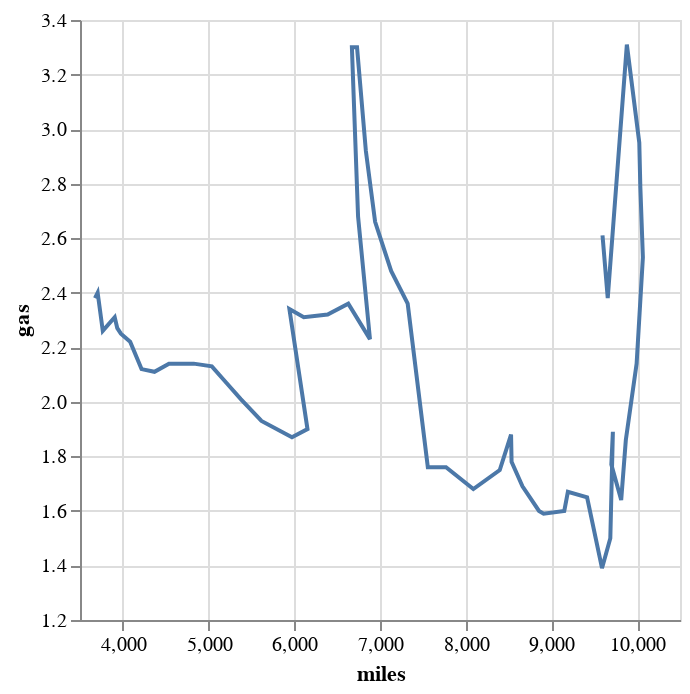

Write notebook code for a chart like this one.
### Code cell
alt.Chart(driving).mark_line().encode(
    alt.X('miles', scale=alt.Scale(zero=False)),
    alt.Y('gas', scale=alt.Scale(zero=False)),
    order='year:T',
)

### Figure 1 — Vega-Lite specification as saved in the notebook (floating-point values rounded to 4 significant figures)
{"config": {"view": {"continuousWidth": 300, "continuousHeight": 300}}, "data": {"name": "data-e24c277102dddc2eceb7d9aaeb087c70"}, "mark": {"type": "line"}, "encoding": {"order": {"field": "year", "type": "temporal"}, "x": {"field": "miles", "scale": {"zero": false}, "type": "quantitative"}, "y": {"field": "gas", "scale": {"zero": false}, "type": "quantitative"}}, "$schema": "https://vega.github.io/schema/vega-lite/v5.8.0.json", "datasets": {"data-e24c277102dddc2eceb7d9aaeb087c70": [{"side": "left", "year": 1956, "miles": 3675, "gas": 2.38}, {"side": "right", "year": 1957, "miles": 3706, "gas": 2.4}, {"side": "bottom", "year": 1958, "miles": 3766, "gas": 2.26}, {"side": "top", "year": 1959, "miles": 3905, "gas": 2.31}, {"side": "right", "year": 1960, "miles": 3935, "gas": 2.27}, {"side": "bottom", "year": 1961, "miles": 3977, "gas": 2.25}, {"side": "right", "year": 1962, "miles": 4085, "gas": 2.22}, {"side": "bottom", "year": 1963, "miles": 4218, "gas": 2.12}, {"side": "bottom", "year": 1964, "miles": 4369, "gas": 2.11}, {"side": "bottom", "year": 1965, "miles": 4538, "gas": 2.14}, {"side": "top", "year": 1966, "miles": 4676, "gas": 2.14}, {"side": "bottom", "year": 1967, "miles": 4827, "gas": 2.14}, {"side": "right", "year": 1968, "miles": 5038, "gas": 2.13}, {"side": "right", "year": 1969, "miles": 5207, "gas": 2.07}, {"side": "right", "year": 1970, "miles": 5376, "gas": 2.01}, {"side": "bottom", "year": 1971, "miles": 5617, "gas": 1.93}, {"side": "bottom", "year": 1972, "miles": 5973, "gas": 1.87}, {"side": "right", "year": 1973, "miles": 6154, "gas": 1.9}, {"side": "left", "year": 1974, "miles": 5943, "gas": 2.34}, {"side": "bottom", "year": 1975, "miles": 6111, "gas": 2.31}, {"side": "bottom", "year": 1976, "miles": 6389, "gas": 2.32}, {"side": "top", "year": 1977, "miles": 6630, "gas": 2.36}, {"side": "bottom", "year": 1978, "miles": 6883, "gas": 2.23}, {"side": "left", "year": 1979, "miles": 6744, "gas": 2.68}, {"side": "left", "year": 1980, "miles": 6672, "gas": 3.3}, {"side": "right", "year": 1981, "miles": 6732, "gas": 3.3}, {"side": "right", "year": 1982, "miles": 6835, "gas": 2.92}, {"side": "right", "year": 1983, "miles": 6943, "gas": 2.66}, {"side": "right", "year": 1984, "miles": 7130, "gas": 2.48}, {"side": "right", "year": 1985, "miles": 7323, "gas": 2.36}, {"side": "left", "year": 1986, "miles": 7558, "gas": 1.76}, {"side": "top", "year": 1987, "miles": 7770, "gas": 1.76}, {"side": "bottom", "year": 1988, "miles": 8089, "gas": 1.68}, {"side": "left", "year": 1989, "miles": 8397, "gas": 1.75}, {"side": "top", "year": 1990, "miles": 8529, "gas": 1.88}, {"side": "right", "year": 1991, "miles": 8535, "gas": 1.78}, {"side": "right", "year": 1992, "miles": 8662, "gas": 1.69}, {"side": "left", "year": 1993, "miles": 8855, "gas": 1.6}, {"side": "bottom", "year": 1994, "miles": 8909, "gas": 1.59}, {"side": "bottom", "year": 1995, "miles": 9150, "gas": 1.6}, {"side": "top", "year": 1996, "miles": 9192, "gas": 1.67}, {"side": "right", "year": 1997, "miles": 9416, "gas": 1.65}, {"side": "bottom", "year": 1998, "miles": 9590, "gas": 1.39}, {"side": "right", "year": 1999, "miles": 9687, "gas": 1.5}, {"side": "top", "year": 2000, "miles": 9717, "gas": 1.89}, {"side": "left", "year": 2001, "miles": 9699, "gas": 1.77}, {"side": "bottom", "year": 2002, "miles": 9814, "gas": 1.64}, {"side": "right", "year": 2003, "miles": 9868, "gas": 1.86}, {"side": "left", "year": 2004, "miles": 9994, "gas": 2.14}, {"side": "left", "year": 2005, "miles": 10067, "gas": 2.53}, {"side": "right", "year": 2006, "miles": 10037, "gas": 2.79}, {"side": "right", "year": 2007, "miles": 10025, "gas": 2.95}, {"side": "left", "year": 2008, "miles": 9880, "gas": 3.31}, {"side": "bottom", "year": 2009, "miles": 9657, "gas": 2.38}, {"side": "left", "year": 2010, "miles": 9596, "gas": 2.61}]}}
